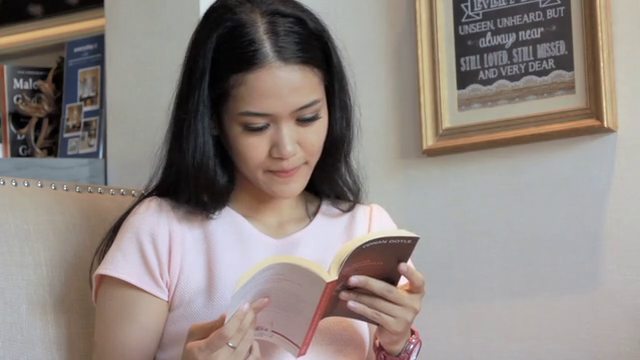
#> input picture frame 37 of OPENCV/eye_detection/eye.mp4, 640 x 360 px
$ python video_eye_detection.py
#> lines starting #> are read from the running program, lines starting #| are printed output that depends on the picture; after the words box and inside, x2 and y2 are one past the last pixel; in counts of white or black regions, pixels touching at a corner belong together
import cv2
# Kullanacağımız videoyu çalışmamıza dahil edelim
# Kullanacağımız cascade dosyalarını çalışmamıza dahil edelim.
face_cascade = cv2.CascadeClassifier("C:\\Users\\zelih\\OneDrive\\Belgeler\\OPENCV\\eye_detection\\haarcascade_frontalface_default.xml")
eye_cascade = cv2.CascadeClassifier("C:\\Users\\zelih\\OneDrive\\Belgeler\\OPENCV\\eye_detection\\haarcascade_eye.xml")
vid = cv2.VideoCapture("C:\\Users\\zelih\\OneDrive\\Belgeler\\OPENCV\\eye_detection\\eye.mp4")


# Sonsuz bir döngü ile her kareyi(frame) tek tek inceleyelim.
while 1:
    # Her kareyi tek tek okuyalım.
    ret,frame = vid.read()
#> frame is the input picture: shape (360, 640, 3); mean B, G, R 129.2, 133.8, 143.2
    frame = cv2.resize(frame, (480,360))
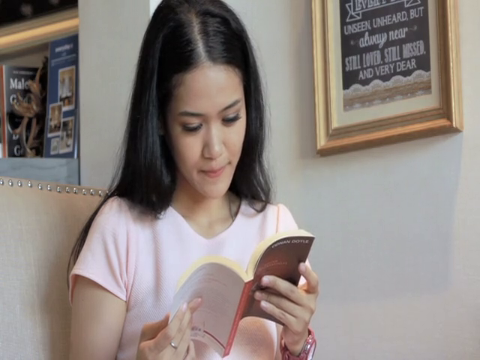
#> frame: shape (360, 480, 3); mean B, G, R 129.3, 133.9, 143.2

    # Haar-like özellikleri kolay algılayabilmek için her bir kareyi boz(gri) tonlara çevirelim.
    gray = cv2.cvtColor(frame, cv2.COLOR_BGR2GRAY)
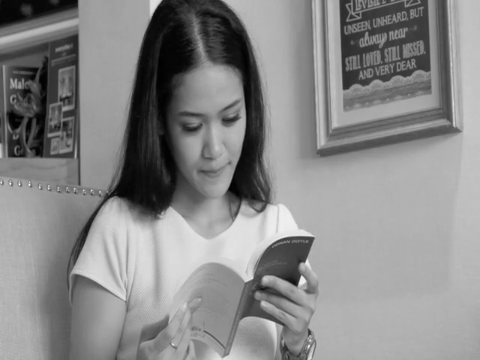
#> gray: shape (360, 480); min 0, max 248, mean 136.1

    # Şimdi de cascade dosyamızı kullanarak her bir kare üzerindeki yüzlerin koordinarlarını bulalım.
    faces = face_cascade.detectMultiScale(gray, 1.3, 5)
#> faces = [[159, 83, 103, 103]]

    # "faces" değişkeninde tuttuğumuz koordinatları kullanarak yüzleri dikdörtgen içerisine alalım.
    for x,y,w,h in faces:
        cv2.rectangle(frame, (x,y), (x+w , y+h), (255,0,0), 3)

        # Şimdi de, bulduğum yüzler içinde göz arayacağım.
        roi_frame = frame[y:y+h , x:x+w]
        roi_gray = gray[y:y+h , x:x+w]

        #eye cascade dosyasını kullanarak gözlerin koordinatlarını bulalım.
        eyes = eye_cascade.detectMultiScale(roi_gray)

        # bu koordinatlara dikdörtgen çizelim.
        for (ex,ey,ew,eh) in eyes:
            cv2.rectangle(roi_frame, (ex,ey), (ex+ew , ey+eh), (0,0,255), 2)
#> this loop made 1 pass
#> (x, y, w, h, eyes) on pass 1: (159, 83, 103, 103, [[22, 32, 24, 24], [49, 18, 35, 35]])
#> pass 1, `roi_frame = frame[y:y+h , x:x+w]`:
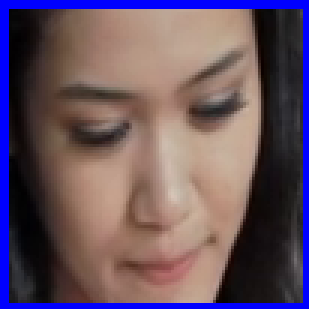
#> roi_frame: shape (103, 103, 3) (shown 3 times larger); mean B, G, R 97.9, 82.8, 103
#> pass 1, `roi_gray = gray[y:y+h , x:x+w]`:
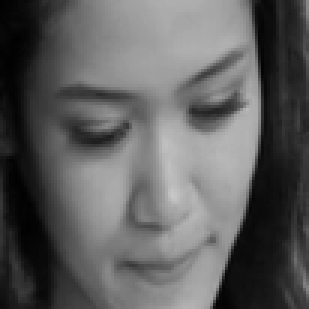
#> roi_gray: shape (103, 103) (shown 3 times larger); min 1, max 200, mean 94
#> after the loop:
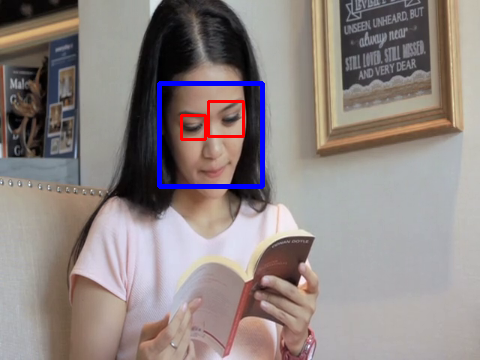
#> frame: shape (360, 480, 3); 1.59% of pixels changed, all inside (x1, y1, x2, y2) = (157, 81, 265, 189)
#> after the loop:
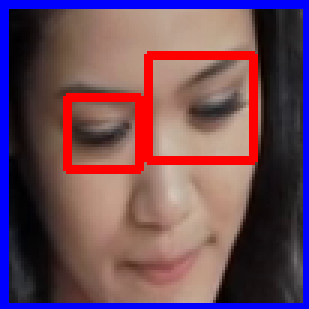
#> roi_frame: shape (103, 103, 3) (shown 3 times larger); 6.6% of pixels changed, all inside (x1, y1, x2, y2) = (21, 17, 86, 58)

    # İşlediğimiz kareleri görelim.
    cv2.imshow("video", frame)

    # programi kapatacak kodu yazalim
    if cv2.waitKey(5) & 0xFF == ord('q'):
#> (key q is pressed here)
        break

# Son olarak videoyu serbest bırakalım.
vid.release()
cv2.destroyAllWindows()

$ run again, starting later in the video
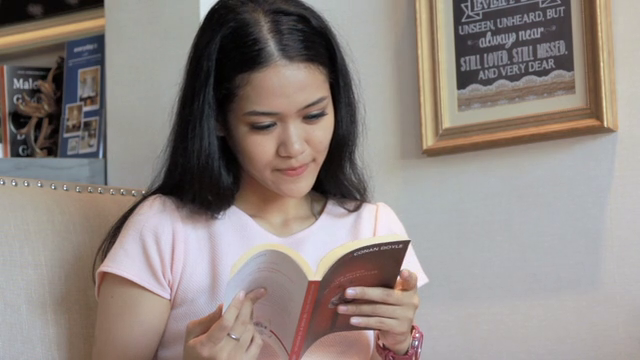
#> input picture frame 168 of OPENCV/eye_detection/eye.mp4, 640 x 360 px
#> frame is the input picture: shape (360, 640, 3); mean B, G, R 129.4, 133.7, 143.3
#> faces = [[166, 83, 100, 100]]
#> the loop `for x,y,w,h in faces:` made 1 pass
#> (x, y, w, h, eyes) on pass 1: (166, 83, 100, 100, [[53, 19, 26, 26], [18, 28, 27, 27]])
#> after the loop `for x,y,w,h in faces:`:
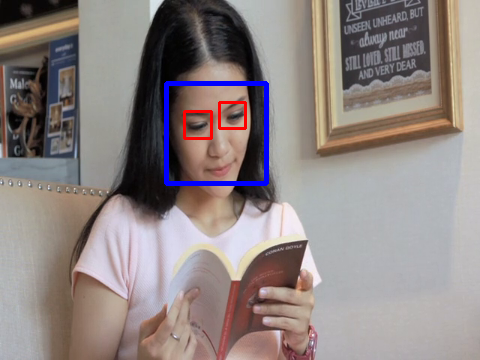
#> frame: shape (360, 480, 3); mean B, G, R 131.2, 132.5, 142.8
#> after the loop `for x,y,w,h in faces:`:
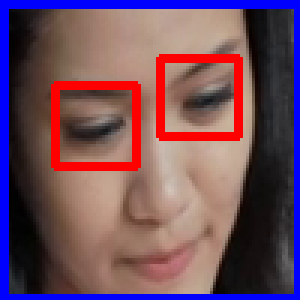
#> roi_frame: shape (100, 100, 3) (shown 3 times larger); mean B, G, R 93.8, 77.3, 112.2

$ run again, starting later in the video
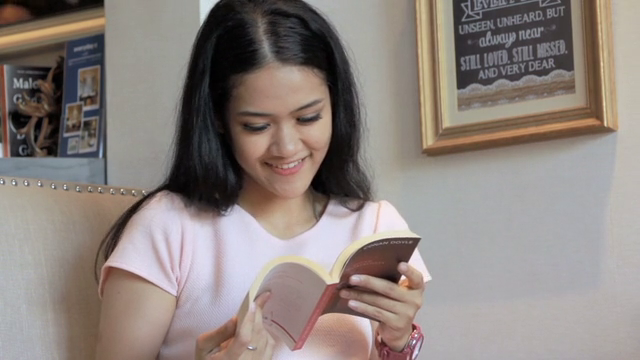
#> input picture frame 300 of OPENCV/eye_detection/eye.mp4, 640 x 360 px
#> frame is the input picture: shape (360, 640, 3); mean B, G, R 127, 131.6, 141.5
#> faces = [[161, 83, 102, 102]]
#> the loop `for x,y,w,h in faces:` made 1 pass
#> (x, y, w, h, eyes) on pass 1: (161, 83, 102, 102, [[53, 23, 26, 26], [18, 30, 26, 26]])
#> after the loop `for x,y,w,h in faces:`:
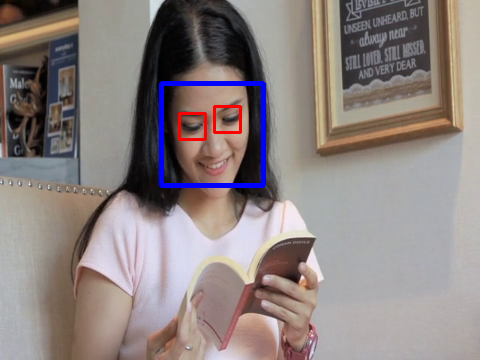
#> frame: shape (360, 480, 3); mean B, G, R 129, 130.6, 141.2
#> after the loop `for x,y,w,h in faces:`:
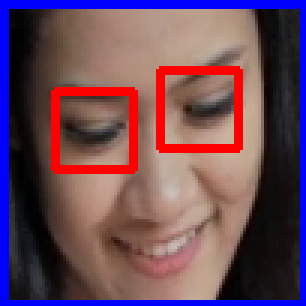
#> roi_frame: shape (102, 102, 3) (shown 3 times larger); mean B, G, R 89.7, 73.2, 107
